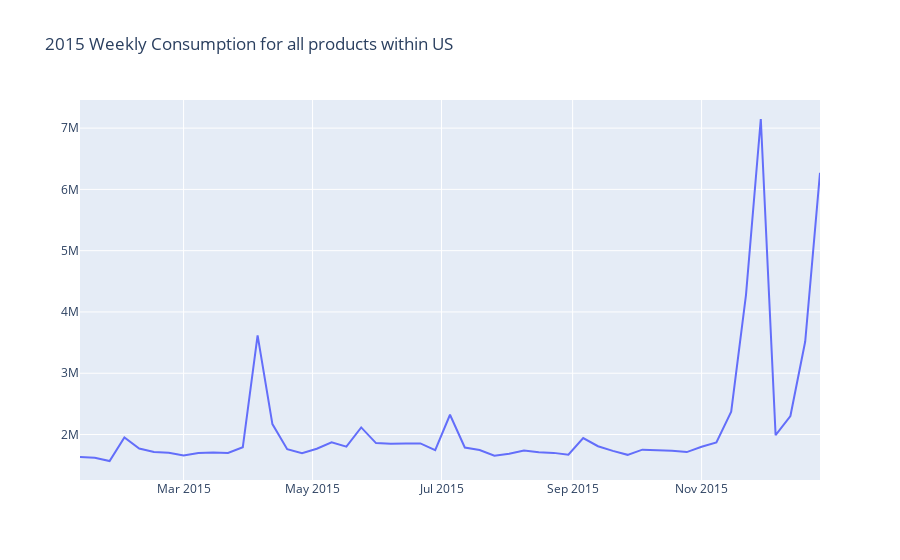

Notebook code for this chart:
### Code cell
fig = go.Figure()

fig.add_trace(go.Scatter(x = data['Week Ending'],
                        y = data.Consumption,
                        mode = 'lines'))
fig.update_layout(title = '2015 Weekly Consumption for all products within US')

fig.show()
